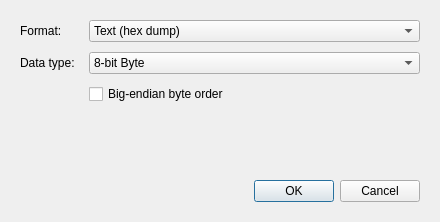
<?xml version="1.0" encoding="UTF-8"?>
<ui version="4.0">
 <class>CopyAsDialog</class>
 <widget class="QDialog" name="CopyAsDialog">
  <property name="windowModality">
   <enum>Qt::WindowModality::WindowModal</enum>
  </property>
  <property name="geometry">
   <rect>
    <x>0</x>
    <y>0</y>
    <width>440</width>
    <height>222</height>
   </rect>
  </property>
  <property name="minimumSize">
   <size>
    <width>440</width>
    <height>0</height>
   </size>
  </property>
  <property name="contextMenuPolicy">
   <enum>Qt::ContextMenuPolicy::DefaultContextMenu</enum>
  </property>
  <property name="windowTitle">
   <string>Copy As</string>
  </property>
  <property name="modal">
   <bool>true</bool>
  </property>
  <layout class="QVBoxLayout" name="verticalLayout">
   <property name="leftMargin">
    <number>20</number>
   </property>
   <property name="topMargin">
    <number>20</number>
   </property>
   <property name="rightMargin">
    <number>20</number>
   </property>
   <property name="bottomMargin">
    <number>20</number>
   </property>
   <item>
    <layout class="QFormLayout" name="formLayout">
     <property name="horizontalSpacing">
      <number>14</number>
     </property>
     <property name="verticalSpacing">
      <number>10</number>
     </property>
     <item row="0" column="0">
      <widget class="QLabel" name="labelFormat">
       <property name="text">
        <string>Format:</string>
       </property>
      </widget>
     </item>
     <item row="0" column="1">
      <widget class="MenuComboBox" name="comboFormat">
       <property name="sizePolicy">
        <sizepolicy hsizetype="Expanding" vsizetype="Fixed">
         <horstretch>0</horstretch>
         <verstretch>0</verstretch>
        </sizepolicy>
       </property>
       <item>
        <property name="text">
         <string>Text (hex dump)</string>
        </property>
       </item>
       <item>
        <property name="text">
         <string>Raw Hex Bytes</string>
        </property>
       </item>
       <item>
        <property name="text">
         <string>HTML</string>
        </property>
       </item>
       <item>
        <property name="text">
         <string>C/C++ Source</string>
        </property>
       </item>
       <item>
        <property name="text">
         <string>Assembler</string>
        </property>
       </item>
       <item>
        <property name="text">
         <string>Intel Hex Records</string>
        </property>
       </item>
       <item>
        <property name="text">
         <string>Motorola S-Records</string>
        </property>
       </item>
       <item>
        <property name="text">
         <string>Base64</string>
        </property>
       </item>
       <item>
        <property name="text">
         <string>UUEncode</string>
        </property>
       </item>
      </widget>
     </item>
     <item row="1" column="0">
      <widget class="QLabel" name="labelDataType">
       <property name="text">
        <string>Data type:</string>
       </property>
      </widget>
     </item>
     <item row="1" column="1">
      <widget class="MenuComboBox" name="comboDataType">
       <property name="sizePolicy">
        <sizepolicy hsizetype="Expanding" vsizetype="Fixed">
         <horstretch>0</horstretch>
         <verstretch>0</verstretch>
        </sizepolicy>
       </property>
       <item>
        <property name="text">
         <string>8-bit Byte</string>
        </property>
       </item>
       <item>
        <property name="text">
         <string>16-bit Word</string>
        </property>
       </item>
       <item>
        <property name="text">
         <string>32-bit Dword</string>
        </property>
       </item>
       <item>
        <property name="text">
         <string>64-bit Qword</string>
        </property>
       </item>
       <item>
        <property name="text">
         <string>Float (32-bit IEEE)</string>
        </property>
       </item>
       <item>
        <property name="text">
         <string>Double (64-bit IEEE)</string>
        </property>
       </item>
      </widget>
     </item>
     <item row="2" column="1">
      <widget class="QCheckBox" name="checkBigEndian">
       <property name="text">
        <string>Big-endian byte order</string>
       </property>
      </widget>
     </item>
    </layout>
   </item>
   <item>
    <spacer name="verticalSpacer">
     <property name="orientation">
      <enum>Qt::Orientation::Vertical</enum>
     </property>
     <property name="sizeType">
      <enum>QSizePolicy::Policy::Fixed</enum>
     </property>
     <property name="sizeHint" stdset="0">
      <size>
       <width>0</width>
       <height>12</height>
      </size>
     </property>
    </spacer>
   </item>
   <item>
    <widget class="QDialogButtonBox" name="buttonBox">
     <property name="orientation">
      <enum>Qt::Orientation::Horizontal</enum>
     </property>
     <property name="standardButtons">
      <set>QDialogButtonBox::StandardButton::Cancel|QDialogButtonBox::StandardButton::Ok</set>
     </property>
    </widget>
   </item>
  </layout>
 </widget>
 <customwidgets>
  <customwidget>
   <class>MenuComboBox</class>
   <extends>QComboBox</extends>
   <header>combos/menucombobox.h</header>
  </customwidget>
 </customwidgets>
 <resources/>
 <connections>
  <connection>
   <sender>buttonBox</sender>
   <signal>accepted()</signal>
   <receiver>CopyAsDialog</receiver>
   <slot>accept()</slot>
   <hints>
    <hint type="sourcelabel">
     <x>248</x>
     <y>254</y>
    </hint>
    <hint type="destinationlabel">
     <x>157</x>
     <y>274</y>
    </hint>
   </hints>
  </connection>
  <connection>
   <sender>buttonBox</sender>
   <signal>rejected()</signal>
   <receiver>CopyAsDialog</receiver>
   <slot>reject()</slot>
   <hints>
    <hint type="sourcelabel">
     <x>316</x>
     <y>260</y>
    </hint>
    <hint type="destinationlabel">
     <x>286</x>
     <y>274</y>
    </hint>
   </hints>
  </connection>
 </connections>
</ui>
